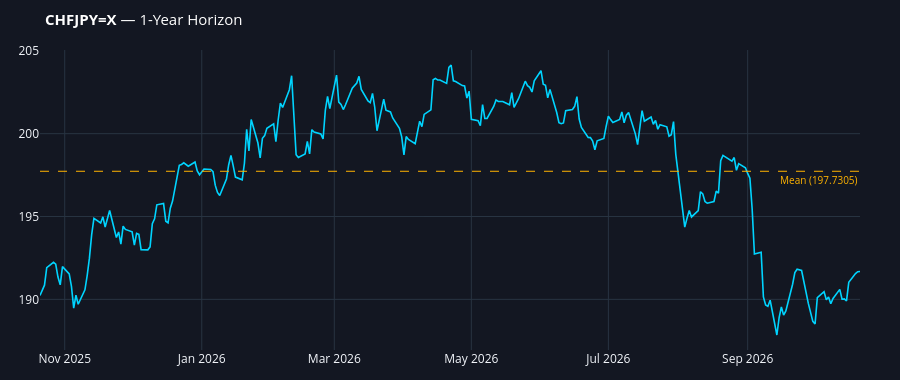

Notebook source saved alongside this figure:
### Code cell
display_horizon_analysis(df_1y, "1-Year", "#00D4FF")

### Figure 1 — Plotly figure (JSON) as saved in the notebook; plotly's stock layout.template omitted (floating-point values rounded to 4 significant figures; data arrays with more than 128 entries replaced by an {"elided": "..."} marker saying what was removed)
{"data": [{"hovertemplate": "<b>Date</b>: %{x|%Y-%m-%d}<br><b>Price</b>: %{y:.4f}<extra></extra>", "line": {"color": "#00D4FF", "width": 1.6}, "mode": "lines", "name": "CHFJPY=X Close", "type": "scatter", "x": {"elided": "260 str values"}, "y": {"elided": "260 float values"}}], "layout": {"annotations": [{"font": {"color": "#FFB300", "size": 10}, "showarrow": false, "text": "Mean (197.7305)", "x": 1, "xanchor": "right", "xref": "x domain", "y": 197.7, "yanchor": "top", "yref": "y"}], "height": 380, "hovermode": "x unified", "margin": {"b": 30, "l": 40, "r": 40, "t": 50}, "paper_bgcolor": "#131722", "plot_bgcolor": "#131722", "shapes": [{"line": {"color": "#FFB300", "dash": "dash", "width": 1}, "type": "line", "x0": 0, "x1": 1, "xref": "x domain", "y0": 197.7, "y1": 197.7, "yref": "y"}], "title": {"font": {"color": "#FFFFFF", "size": 15}, "text": "<b>CHFJPY=X</b> — 1-Year Horizon"}}}
